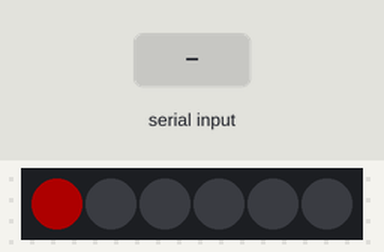
Recording of a sketch running on a simulated Arduino Uno, built with avr-gcc and run on an emulated ATmega328P. On the bench: 6 RGB LEDs in strip order, left to right. The inputs (shaded band) are chosen by the test bench. Dim RGB values are drawn brighter than linear.

Above: at 1.6 s.
1.7 s: "90,45\n" received over Serial
At 2.2 s:
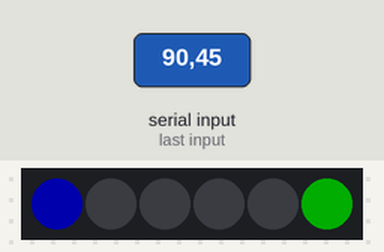
4.2 s: byte 10 ('\n') received over Serial
At 5.0 s:
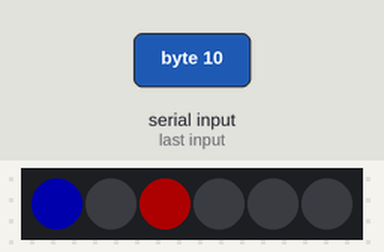
Timing chart, 0 to 7.2 s (numbered marks = the images above; inputs shaded):
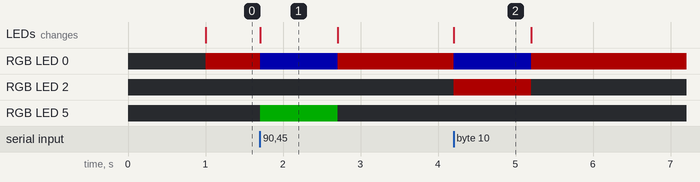

Measured:
- after the input at 1.7 s, RGB LED 0: RGB(50, 0, 0) → RGB(0, 0, 50) at once, → RGB(50, 0, 0) 1.0 s later; RGB LED 5: off → RGB(0, 50, 0) at once, → off 1.0 s later; the LEDs: change at once (image 1)
- after the input at 4.2 s, RGB LED 0: RGB(50, 0, 0) → RGB(0, 0, 50) at once, → RGB(50, 0, 0) 1.0 s later; RGB LED 2: off → RGB(50, 0, 0) at once, → off 1.0 s later; the LEDs: change at once (image 2)
- what the display in image 1 shows lasts 1.0 s, from 1.7 s to 2.7 s

The sketch:

pixel_screendistance_control.ino
```cpp
#include <Adafruit_NeoPixel.h>

#define PIN_NEOPIXEL 13
#define NUMPIXELS 6

Adafruit_NeoPixel pixels(NUMPIXELS, PIN_NEOPIXEL, NEO_GRB + NEO_KHZ800);

unsigned long lastSerialData = 0;
const unsigned long TIMEOUT = 1000; //(ms)
String inputBuffer = "";

// Distance thresholds in (m)
const float DISTANCE_NEAR = 0.5;
const float DISTANCE_MEDIUM = 0.75;
const float DISTANCE_FAR = 1;

void setup() {
  Serial.begin(9600);

  pixels.begin();
  pixels.setBrightness(50);
  pixels.show();
}

void loop() {
  bool dataRecieved = false;
  while (Serial.available() > 0) {
    lastSerialData = millis();
    char c = Serial.read();
    if (c == '\n') {
      float distance = inputBuffer.toFloat();
      updateLights(distance);
      inputBuffer = "";
      dataRecieved = true;
    } else {
      inputBuffer += c;
    }
  }
  if (!dataRecieved && (millis() - lastSerialData) > TIMEOUT) {
    pixels.clear();
    pixels.setPixelColor(0, pixels.Color(255, 0, 0));
    pixels.show();
  }
}

void updateLights(float distance) {
  uint32_t color;
  int numLit;

  if (distance < 0) { // No face detected
    float t = millis() / 1000.0;
    int brightness = (sin(t * 3.14159 * 2) + 1) * 127.5;
    color = pixels.Color(0, 0, brightness);
    numLit = 1;
  }
  else if (distance <= DISTANCE_NEAR) {
    // Red
    color = pixels.Color(255, 0, 0);
    numLit = 2;
  }
  else if (distance <= DISTANCE_MEDIUM) {
    // Orange
    color = pixels.Color(255, 69, 0);
    numLit = 3;
  }
  else if (distance <= DISTANCE_FAR) {
    // Yellow
    color = pixels.Color(255, 255, 0);
    numLit = 4;
  }
  else {
    // Green
    color = pixels.Color(0, 255, 0);
    numLit = 5;
  }

  pixels.clear();
  pixels.setPixelColor(0, pixels.Color(0, 0, 255));
  pixels.setPixelColor(numLit, color);
  pixels.show();
}
```
